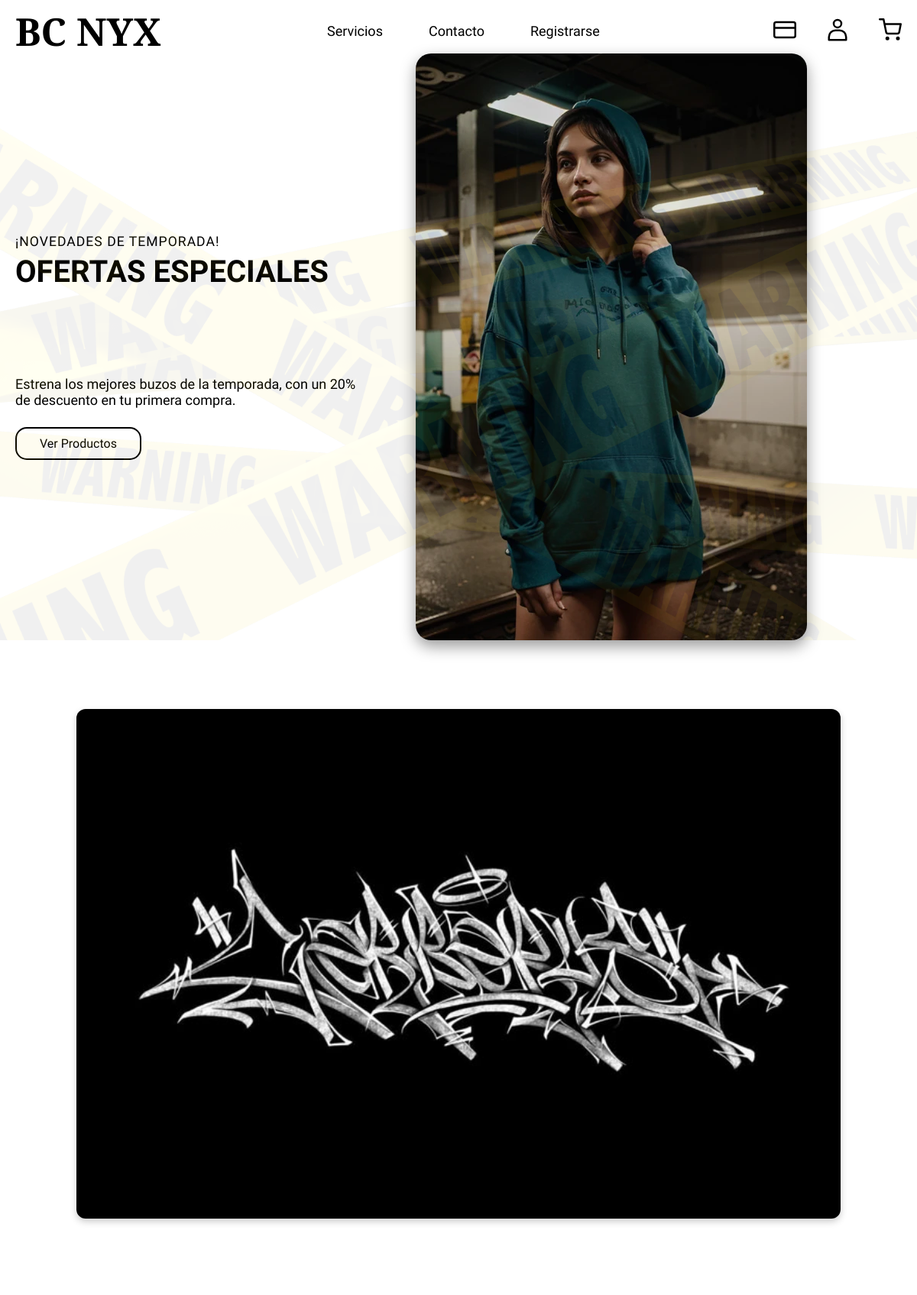
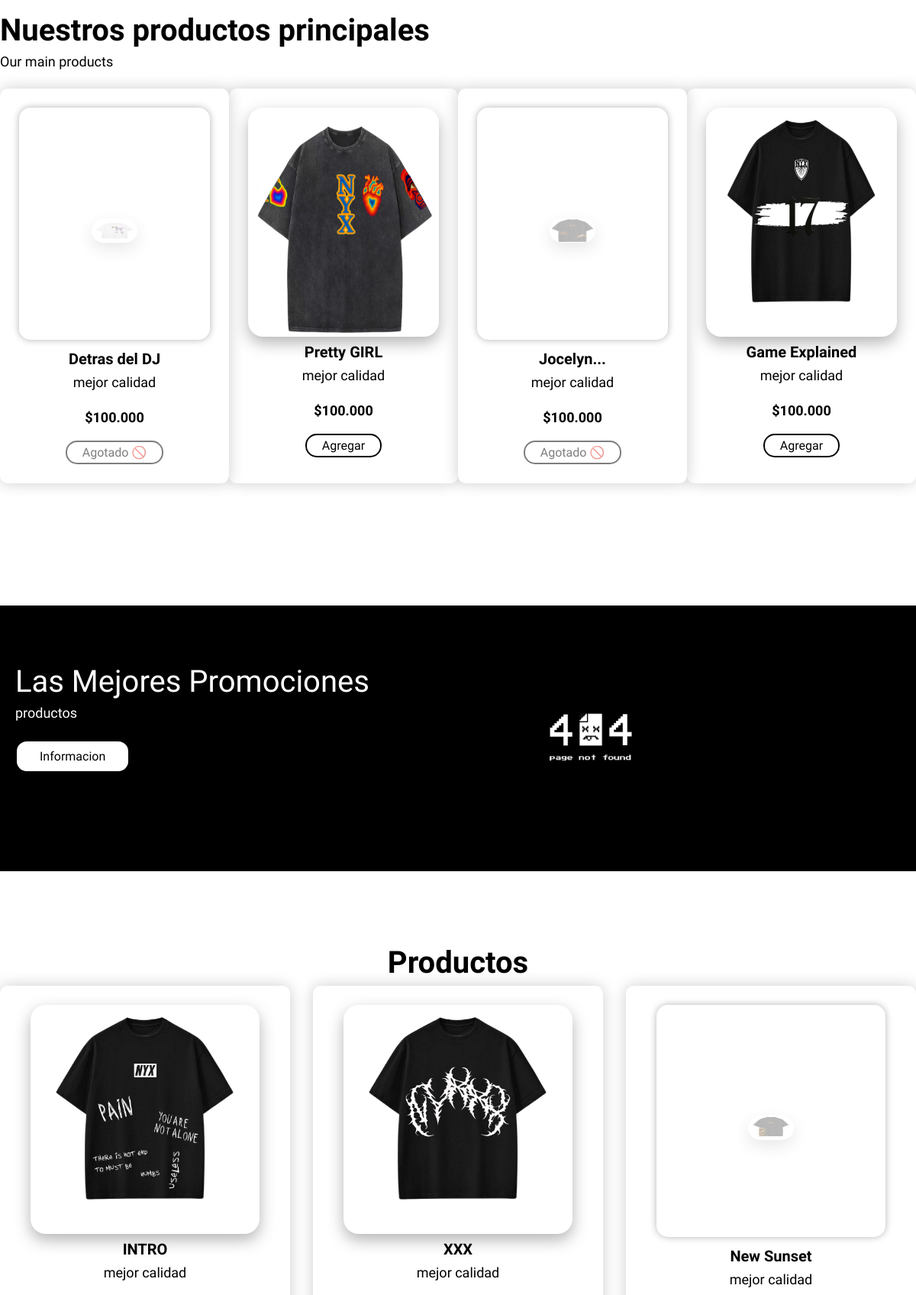
Screenshot of /PAGINA/index.php (upper part) with the database file from the repository (2 pictures, top to bottom).
### tables this page shows
CREATE TABLE `productos` (
  `id_producto` int(11) NOT NULL,
  `nombre_producto` varchar(100) DEFAULT NULL,
  `precio` decimal(10,2) DEFAULT NULL,
  `imagen` varchar(255) DEFAULT NULL
);

### PAGINA/lib/catalogo.php (the view, shortened to what this page needs)
<?php
function tarjetaProducto(array $producto): void
{
    $id = (int)$producto['id_producto'];
    $nombre = htmlspecialchars($producto['nombre_producto'], ENT_QUOTES, 'UTF-8');
    $imagen = htmlspecialchars($producto['imagen'], ENT_QUOTES, 'UTF-8');
    $precio = number_format((float)$producto['precio'], 0, ',', '.');
    $disponible = max(0, (int)($producto['disponible'] ?? 0));
    $codigo = preg_match('~/B([0-9]+)-frente\.png\z~', $producto['imagen'], $m) ? 'B' . $m[1] : null;
    $onclick = $codigo ? ' onclick="abrirModalProducto(\'' . $codigo . '\')"' : '';
    echo '<div class="ofert-1' . ($disponible === 0 ? ' locked' : '') . '">';
    echo '<img src="' . $imagen . '" class="Camisa" alt="' . $nombre . '"' . $onclick . '>';
    echo '<div class="product-txt"><h3>' . $nombre . '</h3><p>mejor calidad</p><p class="precio">$' . $precio . '</p>';
    if ($disponible > 0) {
        echo '<a href="#" class="agregar-carrito btn-3" data-id="' . $id . '">Agregar</a>';
    } else {
        echo '<span class="agregar-carrito btn-3" aria-disabled="true">Agotado</span>';
    }
    echo '</div></div>';
}

### PAGINA/index.php (shortened to what this page needs)
<?php
require_once __DIR__ . '/conexion.php';
require_once __DIR__ . '/lib/catalogo.php';
$catalogo = $conn->query('SELECT p.id_producto, p.nombre_producto, p.precio, p.imagen, COALESCE((SELECT SUM(i.stock - i.reservado) FROM inventario_tallas i WHERE i.id_producto = p.id_producto), 0) AS disponible FROM productos p ORDER BY p.id_producto')->fetch_all(MYSQLI_ASSOC);
?>
<html lang="es">
<head>
    <link rel="stylesheet" href="../PAGINA/estilo/style_de_index.css">
</head>
<body id="top">
    <header class="header">
        <div class="menu container">
            <a href="#" class="logo">BC Nyx</a>
            <nav class="navbar">
                <ul>
                    <li class="submenu">
                        <a href="#" id="btn-servicios">Servicios</a>
                    </li>
                    <li class="submenu">
                        <a href="#" id="btn-contacto">Contacto</a>
                        <?php if (isset($_SESSION['id_usuario'])): ?>
                            <li><a href="#" onclick="confirmarCerrarSesion()" class="cerrar-sesion-link">Cerrar sesión</a></li>
                        <?php else: ?>
                            <li><a href="../Login/registro/registro_form.php">Registrarse</a></li>
                        <?php endif; ?>
                    </li>
                </ul>
            </nav>
            <div>
                <ul>
                    <li class="submenu">
                        <div class="carrito-wrapper">
                            <a href="pago.php">
                                <img src="images/tarjeta.svg" alt="pago">
                            </a>
                                <?php if (isset($_SESSION['id_usuario'])): ?>
                                    <a href="actualizar_perfil.php">
                                        <img src="images/perfil.svg" alt="Perfil">
                                    </a>
                                <?php else: ?>
                                    <a href="../Login/registro/registro_form.php">
                                        <img src="images/perfil.svg" alt="Perfil">
                                    </a>
                                <?php endif; ?>
                            <img src="images/carr.svg" id="img-carrito" alt="carrito">
                        </div>
                    </li>
                </ul>
            </div>
        </div>
        <div class="header-content container">
            <div class="header-txt">
                <p class="subtitulo">¡Novedades de temporada!</p>
                <h1>Ofertas Especiales</h1>
                <p>
                Estrena los mejores buzos de la temporada, con un 20% de descuento en tu primera compra.
                </p>
                <a href="#lista-1" class="btn-1">Ver Productos</a>
            </div>
            <div class="header-img">
                <img src="Buzos/buzo.png_image.png" alt="buzo" class="main-img">
              </div>
        </div>
    </header>
    <div class="carrusel">
    <div class="carrusel-imagenes">
        <img src="../PAGINA/images/carrucel.jpg" alt="Imagen 1">
    </div>
    </div>
    <section class="oferts container" id="lista-1">
    <h2>Nuestros productos principales</h2>
    <p>Our main products</p>
    <div class="oferts-content">
        <?php foreach (array_slice($catalogo, 0, 4) as $producto) tarjetaProducto($producto); ?>
    </div>
</section>
<section class="promotion">
        <div class="promotion-content container">
            <div class="promotion-txt">
                <h2>Las Mejores Promociones</h2>
                <p>
                    productos
                </p>
                <a href="#" class="btn-1 abrir-info">informacion</a>
            </div>
            <div class="promotion-img">
                    <img src="images/404.jpg" alt="Imagen">
            </div>
        </div>
    </section>
    <main class="product container" id="lista-2">
    <h2>Productos</h2>
    <div class="product-content">
        <?php foreach (array_slice($catalogo, 4) as $producto) tarjetaProducto($producto); ?>
    </div>
</main>
</body>
</html>

### PAGINA/estilo/style_de_index.css (style rules this page uses)
* { margin: 0; padding: 0; box-sizing: border-box; text-decoration: none; list-style: none; }
body * { caret-color: transparent; }
html { scroll-behavior: smooth; }
body { font-family: "Urbanist", sans-serif; background-color: #ffffff; }
img { max-width: 100%; }
.container { max-width: 1200px; margin: 0 auto; padding: 0 20px; position: relative; }
.product p { color: #000000 }
.header { display: flex; align-items: center; min-height: 80vh; background: #ffffff; padding: 70px 0; }
.menu { color: #000000; position: absolute; top: 0; left: 0; right: 0; display: flex; align-items: center; justify-content: space-between; }
.menu .navbar { color: #ff0000; }
.logo { font-family: "Cormorant Unicase", serif; font-style: normal; font-size: 50px; font-size: 50px; color: #000000; text-transform: uppercase; font-weight: 800; }
.menu .navbar ul li { position: relative; float: left; }
.menu .navbar ul li a { font-size: 18px; padding: 30px; color: #000000; display: block; }
.submenu { position: relative; }
.header-content { display: flex; align-items: center; flex: 1; position: relative; }
.header-txt { flex-basis: 40%; }
.header-txt h1 { font-size: 40px; line-height: 1; color: #fffffe; text-transform: uppercase; margin-bottom: 25%; color: #000000; }
p { font-size: 18px; color: #000000; margin-bottom: 25px; }
.btn-1, .btn-3 { display: inline-block; padding: 10px 30px; color: #000000; background-color: #ffffff; border: 2px solid #000000; text-transform: capitalize; border-radius: 15px; }
.btn-3 { padding: 4px 20px; }
.main-img { max-width: 100%; height: auto; border-radius: 20px; box-shadow: 0 8px 20px rgba(0, 0, 0, 0.4); transition: transform 0.3s ease-in-out; margin-left: 60px; }
.oferts { padding: 100px 0; }
.oferts-content { display: flex; justify-content: space-between; margin-bottom: 30px; }
.oferts-content p { color:#000 }
.oferts p { color:#000 }
.ofert-1 { flex-basis: calc(30% - 30px); box-shadow: 0 0 20px rgba(0, 0, 0, 0.2); padding: 25px; background-color: #ffffff; text-align: center; border-radius: 10px; margin-bottom: 30px; }
.ofert-1 img { width: auto; height: 300px; margin-bottom: 10px; border-radius: 20px; box-shadow: 0 8px 20px rgba(69, 69, 69, 0.4); }
h2 { font-size: 40px; color: #000000; line-height: 1; margin-bottom: 10px; }
h3 { font-size: 20px; line-height: 1; color: #000000; margin-bottom: 10px; }
.precio { color: #000000; font-weight: 700; margin-bottom: 20px; }
.promotion { padding: 80px 0; background-color: #000000; }
.promotion h2 { font-family: "Faster One", system-ui; font-weight: 400; font-style: normal; color: #fff; }
.promotion-content { display: flex; flex-direction: row; }
.promotion-txt p, .promotion-img { flex-basis: 50%; color: #ffffff; }
.promotion-img { text-align: center; }
.promotion-img img { width: 250px; }
.product { padding: 100px 0; text-align: center; }
.product-content { display: grid; grid-template-columns: repeat(3, 1fr); gap: 30px; margin-bottom: 50px; }
.product-content p { color: #000000 }
.subtitulo { font-size: 1.1rem; color: #000000; text-transform: uppercase; letter-spacing: 1px; margin-bottom: 10px; }
.ofert-1.locked { position: relative; display: flex; flex-direction: column; align-items: center; }
.ofert-1.locked::before { content: ""; width: 100%; max-width: 300px; height: 304px; background-color: #ffffff; border-radius: 15px; box-shadow: 0 0 10px rgba(0,0,0,0.3); margin-bottom: 15px; display: block; }
.ofert-1.locked img { position: absolute; top: 170px; width: 60px; height: 32px; opacity: 0.3; transition: transform 0.3s ease, filter 0.3s ease, opacity 0.3s ease; pointer-events: none; }
.ofert-1.locked .agregar-carrito { cursor: not-allowed; pointer-events: none; opacity: 0.5; position: relative; }
.ofert-1.locked .agregar-carrito::after { content: " 🚫"; font-size: 16px; }
.carrito-wrapper { position: relative; display: inline-block; }
.carrito-wrapper a { margin-right: 25px; }
.carrito-wrapper img { width: 30px; margin-left: 10px; cursor: pointer; }
.carrusel { width: 100%; max-width: 1000px; margin: 20px auto; overflow: hidden; border-radius: 12px; box-shadow: 0 4px 10px rgba(0,0,0,0.2); }
.carrusel-imagenes { display: flex; transition: transform 0.6s ease-in-out; }
.carrusel-imagenes img { width: 100%; height: auto; flex-shrink: 0; object-fit: contain; }

### rows the page displays
productos: imagen (picture), nombre_producto "Detras del DJ", precio "100.000", shows "Agotado"
productos: imagen (picture), nombre_producto "Pretty GIRL", precio "100.000"
productos: imagen (picture), nombre_producto "Jocelyn...", precio "100.000", shows "Agotado"
productos: imagen (picture), nombre_producto "Game Explained", precio "100.000"
productos: imagen (picture), nombre_producto "INTRO"
productos: imagen (picture), nombre_producto "XXX"
productos: imagen (picture), nombre_producto "New Sunset"
